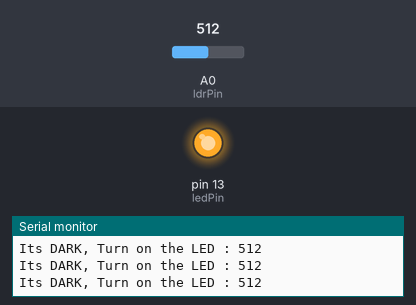
A sketch run on a simulated Arduino Uno, built with avr-gcc and run on an emulated ATmega328P. Shown: output pins drawn as LEDs (lit = HIGH), the last lines printed to the serial monitor. The test bench sets the inputs (shaded band); at power-on: A0 (ldrPin) = 512.

Above: at 1.2 s.
1.3 s: A0 (ldrPin) set to 208
4.3 s: A0 (ldrPin) set to 186
At 5.5 s:
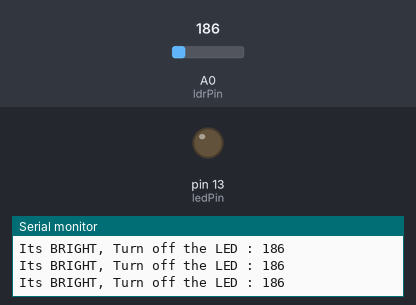
5.8 s: A0 (ldrPin) set to 1023
At 6.7 s:
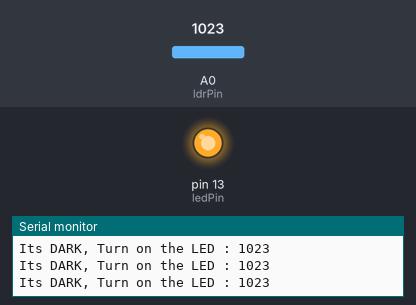
Timing chart, 0 to 8.8 s (numbered marks = the images above; inputs shaded):
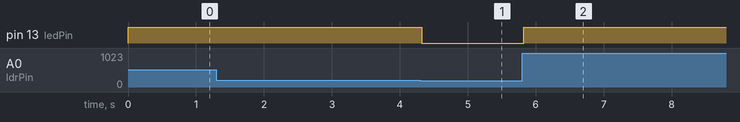

Measured:
- the behaviour switches between 200 and 199 on A0 (ldrPin) (found by bisection; images 0 and 1)
- after the input at 4.3 s, pin 13 (ledPin): HIGH → LOW at once
- after the input at 5.8 s, pin 13 (ledPin): LOW → HIGH at once

The sketch:

2._LDR_Sensor.ino
```cpp
/*
 *  Created by RoboticSchools
 *  Robotics and Coding always fun when we're doing with our hands.
 *  " Welcome to the Roboteer's World "
 *
 *  LED ON & OFF BASED ON DARK AND BRIGHT SURROUNDINGS USING LDR SENSOR
 */

const int ledPin = 13;

const int ldrPin = A0;

void setup() {

 Serial.begin(9600);

 pinMode(ledPin, OUTPUT);

 pinMode(ldrPin, INPUT);

}

void loop() {

 int ldrStatus = analogRead(ldrPin);

 if (ldrStatus >= 200) {

  digitalWrite(ledPin, HIGH);

  Serial.print("Its DARK, Turn on the LED : ");

  Serial.println(ldrStatus);

 }
 else {

  digitalWrite(ledPin, LOW);

  Serial.print("Its BRIGHT, Turn off the LED : ");

  Serial.println(ldrStatus);

 }

}
```
